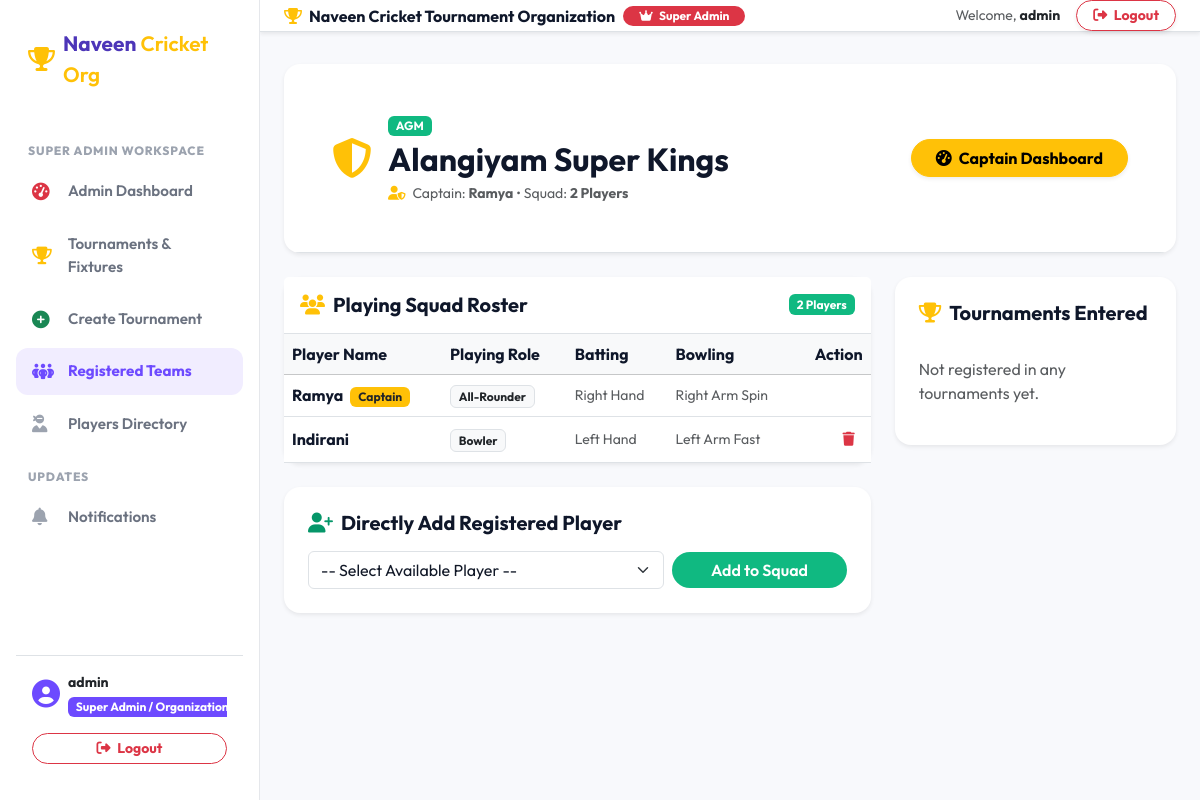
The app's page /teams/6/ (signed in), older data.
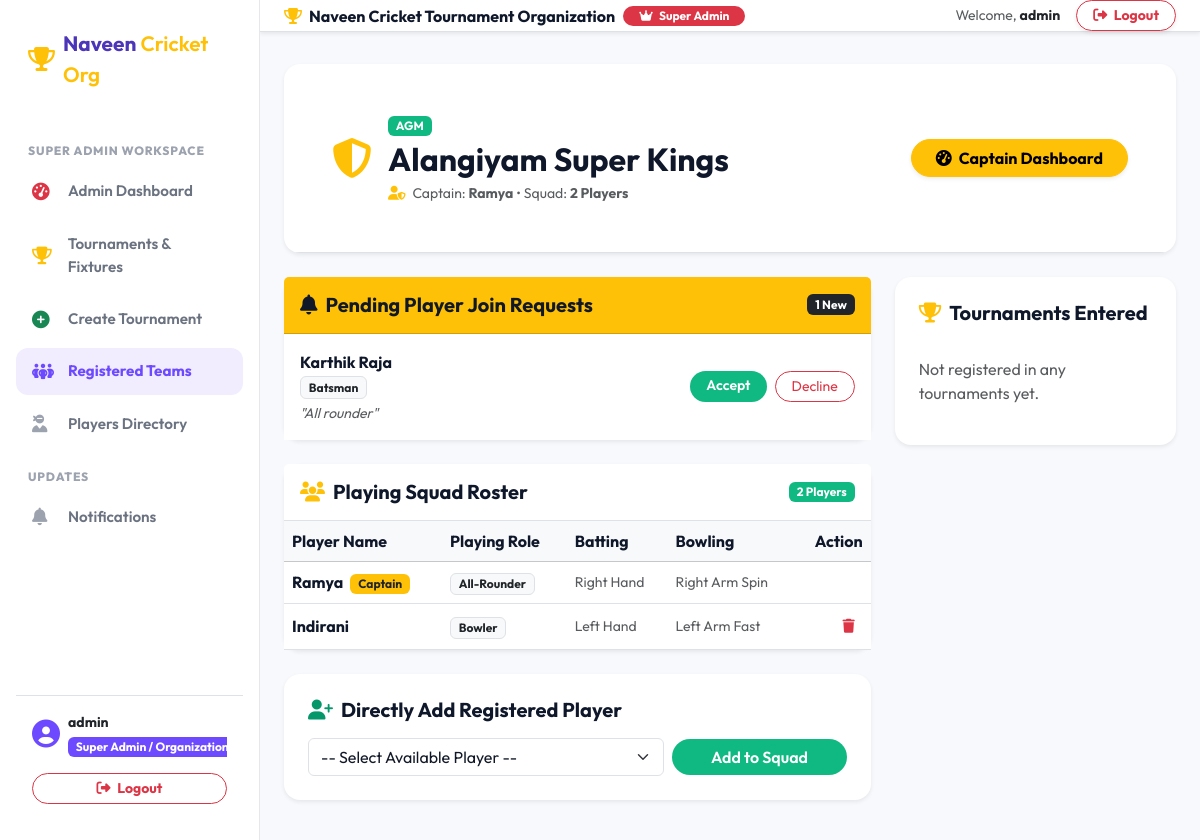
The same page, newer data.
### apps/players/models.py (models this page shows, shortened)
class PlayerProfile(models.Model):
    class Gender(models.TextChoices):
        MALE = 'MALE', 'Male'
        FEMALE = 'FEMALE', 'Female'
        OTHER = 'OTHER', 'Other'
    class PlayingRole(models.TextChoices):
        BATSMAN = 'BATSMAN', 'Batsman'
        BOWLER = 'BOWLER', 'Bowler'
        ALL_ROUNDER = 'ALL_ROUNDER', 'All-Rounder'
        WICKET_KEEPER = 'WICKET_KEEPER', 'Wicket-Keeper / Batsman'
    class BattingStyle(models.TextChoices):
        RIGHT_HAND = 'RIGHT_HAND', 'Right Hand'
        LEFT_HAND = 'LEFT_HAND', 'Left Hand'
    class BattingPosition(models.TextChoices):
        OPENING = 'OPENING', 'Opening'
        TOP_ORDER = 'TOP_ORDER', 'Top Order'
        MIDDLE_ORDER = 'MIDDLE_ORDER', 'Middle Order'
        LOWER_ORDER = 'LOWER_ORDER', 'Lower Order'
        FINISHER = 'FINISHER', 'Finisher'
    class BowlingStyle(models.TextChoices):
        RIGHT_ARM_FAST = 'RIGHT_ARM_FAST', 'Right Arm Fast'
        RIGHT_ARM_MEDIUM = 'RIGHT_ARM_MEDIUM', 'Right Arm Medium'
        RIGHT_ARM_SPIN = 'RIGHT_ARM_SPIN', 'Right Arm Spin'
        LEFT_ARM_FAST = 'LEFT_ARM_FAST', 'Left Arm Fast'
        LEFT_ARM_MEDIUM = 'LEFT_ARM_MEDIUM', 'Left Arm Medium'
        LEFT_ARM_SPIN = 'LEFT_ARM_SPIN', 'Left Arm Spin'
        NONE = 'NONE', 'None / Non-Bowler'
    class BowlingType(models.TextChoices):
        PACE = 'PACE', 'Pace'
        SPIN = 'SPIN', 'Spin'
        NONE = 'NONE', 'None'
    class Status(models.TextChoices):
        AVAILABLE = 'AVAILABLE', 'Available'
        IN_TEAM = 'IN_TEAM', 'Assigned to Team'
        INACTIVE = 'INACTIVE', 'Inactive'
    user = models.OneToOneField(settings.AUTH_USER_MODEL, on_delete=models.CASCADE, related_name='player_profile')
    full_name = models.CharField(max_length=150)
    date_of_birth = models.DateField(blank=True, null=True)
    gender = models.CharField(max_length=10, choices=Gender.choices, default=Gender.MALE)
    mobile_number = models.CharField(max_length=15)
    playing_experience_years = models.PositiveIntegerField(default=1, help_text="Experience in years")
    district = models.ForeignKey('locations.District', on_delete=models.SET_NULL, null=True, blank=True, related_name='players')
    taluk = models.ForeignKey('locations.Taluk', on_delete=models.SET_NULL, null=True, blank=True, related_name='players')
    village = models.ForeignKey('locations.Village', on_delete=models.SET_NULL, null=True, blank=True, related_name='players')
    playing_role = models.CharField(max_length=30, choices=PlayingRole.choices, default=PlayingRole.ALL_ROUNDER)
    primary_role = models.CharField(max_length=30, choices=PlayingRole.choices, default=PlayingRole.ALL_ROUNDER)
    secondary_role = models.CharField(max_length=30, choices=PlayingRole.choices, default=PlayingRole.BATSMAN)
    batting_style = models.CharField(max_length=30, choices=BattingStyle.choices, default=BattingStyle.RIGHT_HAND)
    batting_position = models.CharField(max_length=30, choices=BattingPosition.choices, default=BattingPosition.MIDDLE_ORDER)
    bowling_style = models.CharField(max_length=30, choices=BowlingStyle.choices, default=BowlingStyle.RIGHT_ARM_SPIN)
    bowling_type = models.CharField(max_length=15, choices=BowlingType.choices, default=BowlingType.SPIN)
    jersey_number = models.PositiveIntegerField(blank=True, null=True)
    preferred_position = models.CharField(max_length=50, blank=True, null=True, help_text="e.g. No. 3 Batsman / Death Bowler")
    bio = models.TextField(blank=True, null=True)
    current_team = models.ForeignKey('teams.Team', on_delete=models.SET_NULL, null=True, blank=True, related_name='members')
    player_status = models.CharField(max_length=20, choices=Status.choices, default=Status.AVAILABLE)
    profile_photo = models.ImageField(upload_to='player_photos/', blank=True, null=True)
    created_at = models.DateTimeField(auto_now_add=True)

### apps/teams/models.py (models this page shows, shortened)
class TeamJoinRequest(models.Model):
    class Status(models.TextChoices):
        PENDING = 'PENDING', 'Pending Approval'
        ACCEPTED = 'ACCEPTED', 'Accepted'
        REJECTED = 'REJECTED', 'Rejected'
    team = models.ForeignKey(Team, on_delete=models.CASCADE, related_name='join_requests')
    player = models.ForeignKey('players.PlayerProfile', on_delete=models.CASCADE, related_name='team_join_requests')
    message = models.CharField(max_length=255, blank=True, null=True, help_text="e.g. Opening Batsman from Perur")
    status = models.CharField(max_length=20, choices=Status.choices, default=Status.PENDING)
    created_at = models.DateTimeField(auto_now_add=True)
    updated_at = models.DateTimeField(auto_now=True)
    class Meta:
        unique_together = ('team', 'player')
        ordering = ['-created_at']

### apps/teams/views.py (the view)
# urls.py: path('<int:pk>/', team_detail_view, name='team_detail'),
@login_required(login_url='login')
def team_detail_view(request, pk):
    team = get_object_or_404(Team.objects.select_related('district', 'taluk', 'captain', 'vice_captain', 'created_by'), pk=pk)
    members = team.members.select_related('user', 'district').all()
    registrations = team.tournament_registrations.select_related('tournament').all()
    join_requests = []
    is_team_manager = request.user.is_authenticated and (request.user == team.created_by or request.user.is_admin_role)
    if is_team_manager:
        join_requests = team.join_requests.filter(status=TeamJoinRequest.Status.PENDING).select_related('player', 'player__district')
    available_players = PlayerProfile.objects.filter(current_team__isnull=True)
    user_request_status = None
    player_profile = getattr(request.user, 'player_profile', None) if request.user.is_authenticated else None
    if player_profile:
        existing_req = TeamJoinRequest.objects.filter(team=team, player=player_profile).first()
        if existing_req:
            user_request_status = existing_req.status
    return render(request, 'teams/team_detail.html', {
        'team': team,
        'members': members,
        'registrations': registrations,
        'available_players': available_players,
        'join_requests': join_requests,
        'is_team_manager': is_team_manager,
        'user_request_status': user_request_status,
        'player_profile': player_profile,
    })

### apps/accounts/models.py (called while the page is built)
    @property
    def is_admin_role(self):
        return self.role == self.Role.ADMIN or self.is_superuser

### apps/notifications/context_processors.py (called while the page is built)
def unread_notifications(request):
    if request.user.is_authenticated:
        unread_count = Notification.objects.filter(recipient=request.user, is_read=False).count()
        recent_notifications = Notification.objects.filter(recipient=request.user)[:5]
        return {
            'unread_notifications_count': unread_count,
            'recent_notifications': recent_notifications
        }
    return {
        'unread_notifications_count': 0,
        'recent_notifications': []
    }

### templates/teams/team_detail.html (shortened to what the changed rows need)
{% extends 'base.html' %}
{% block content %}
<div class="card border-0 shadow-sm rounded-4 overflow-hidden mb-4 bg-white">
    <div class="p-4 p-md-5 text-dark border-bottom">
        <div class="d-flex flex-column flex-md-row justify-content-between align-items-md-center gap-3">
            <div class="d-flex align-items-center">
                <div>
                    <h2 class="fw-bold mb-1 text-navy">{{ team.name }}</h2>
                </div>
            </div>
        </div>
    </div>
</div>
<div class="row g-4">
    <div class="col-lg-8">
        {% if is_team_manager and join_requests %}
            <div class="card border-0 shadow-sm rounded-4 mb-4 bg-white border border-warning">
                <div class="card-header bg-warning text-dark p-3 d-flex justify-content-between align-items-center">
                    <h5 class="fw-bold mb-0"><i class="fa-solid fa-bell me-2"></i>Pending Player Join Requests</h5>
                    <span class="badge bg-dark">{{ join_requests.count }} New</span>
                </div>
                <div class="card-body p-0">
                    <div class="list-group list-group-flush">
                        {% for req in join_requests %}
                            <div class="list-group-item p-3 d-flex justify-content-between align-items-center">
                                <div>
                                    <strong class="text-navy d-block">{{ req.player.full_name }}</strong>
                                    <small class="badge bg-light text-dark border">{{ req.player.get_playing_role_display }}</small>
                                    {% if req.message %}<small class="d-block text-muted fst-italic mt-1">"{{ req.message }}"</small>{% endif %}
                                </div>
                                <div class="d-flex gap-2">
                                    <a href="{% url 'respond_join_request' req.id 'accept' %}" class="btn btn-emerald btn-sm rounded-pill px-3">Accept</a>
                                    <a href="{% url 'respond_join_request' req.id 'reject' %}" class="btn btn-outline-danger btn-sm rounded-pill px-3">Decline</a>
                                </div>
                            </div>
                        {% endfor %}
                    </div>
                </div>
            </div>
        {% endif %}
        <div class="card border-0 shadow-sm rounded-4 mb-4 bg-white">
            <div class="card-body p-0">
                <div class="table-responsive">
                    <table class="table table-hover align-middle mb-0">
                        <thead class="table-light">
                            <tr>
                                <th class="fw-bold text-navy">Player Name</th>
                                <th class="fw-bold text-navy">Playing Role</th>
                                <th class="fw-bold text-navy">Batting</th>
                                <th class="fw-bold text-navy">Bowling</th>
                                {% if is_team_manager %}
                                    <th class="fw-bold text-navy text-end">Action</th>
                                {% endif %}
                            </tr>
                        </thead>
                        <tbody>
                            {% for player in members %}
                                <tr>
                                    <td>
                                        <a href="{% url 'player_profile_detail' player.id %}" class="fw-bold text-decoration-none text-navy">
                                            {{ player.full_name }}
                                        </a>
                                        {% if player == team.captain %}<span class="badge bg-warning text-dark ms-1">Captain</span>{% endif %}
                                    </td>
                                    <td><span class="badge bg-light text-dark border">{{ player.get_playing_role_display }}</span></td>
                                    <td class="small text-muted">{{ player.get_batting_style_display }}</td>
                                    <td class="small text-muted">{{ player.get_bowling_style_display }}</td>
                                    {% if is_team_manager %}
                                        <td class="text-end">
                                            {% if player != team.captain %}
                                                <a href="{% url 'remove_player_from_team' team.id player.id %}" class="btn btn-sm btn-outline-danger border-0 rounded-circle" title="Remove Player" onclick="return confirm('Remove {{ player.full_name }} from squad?');">
                                                    <i class="fa-solid fa-trash"></i>
                                                </a>
                                            {% endif %}
                                        </td>
                                    {% endif %}
                                </tr>
                            {% empty %}
                                <tr><td colspan="5" class="text-center py-4 text-muted">No squad players added yet.</td></tr>
                            {% endfor %}
                        </tbody>
                    </table>
                </div>
            </div>
        </div>
    </div>
</div>
{% endblock %}

Row changes from the older to the newer data that the page shows:
added TeamJoinRequest: player.full_name "Karthik Raja", player.playing_role "Batsman", message "All rounder"
Text that changed along with them:
{{ join_requests.count }}: (not shown) → "1"
text now shown: "Pending Player Join Requests New"
